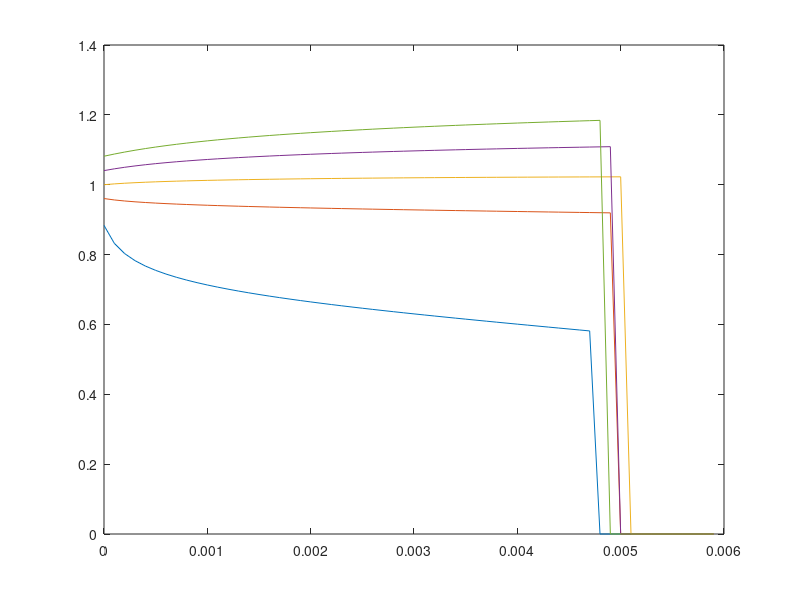

This figure's MATLAB source:
dX=2/100;
m=100;
X=zeros(m,1);
X(1)=dX;
for i=2:m
    X(i)=X(i-1)+dX;
end
dtau=0.0001;
n=(1/dtau);
sigma=zeros(m,n+1);
f=zeros(m,n+1);
g=zeros(m,n+1);
for i=1:m
sigma(i,1)=exp(-((X(i)-1)^2)/0.001);
end
for i=1:m
        g(i,1)=3*sigma(i,1)*X(i);
        f(i,1)=4*(X(i)^3)*sigma(i,1);
end
for j=1:n+1
    for i=j+1:m-j
        f(i,j+1)=f(i,j)+(dtau/(dX^2))*(g(i+1,j)-2*g(i,j)+g(i-1,j));
        sigma(i,j+1)=f(i,j+1)/(4*X(i)^3);
        g(i,j+1)=3*sigma(i,j+1)*X(i);
    end
end

clear m n X f g dX dtau

dX=2/100;
m=100;
dtau=0.0001;
n=(1/dtau);
X=zeros(m,n+1);
X(1,1)=dX;
for i=2:m
    X(i,1)=X(i-1,1)+dX;
end
f=zeros(m,n+1);
g=zeros(m,n+1);
for i=1:m
        g(i,1)=3*sigma(i,1)*X(i,1);
        f(i,1)=4*(X(i,1)^3)*sigma(i,1);
end

for j=1:n+1
    for i=1:m-j
        if f(i,j)<(10^-4)
            X(i,j+1)=0;
        else
        X(i,j+1)=X(i,j)-(dtau/dX)*(1/f(i,j))*(g(i+1,j)-g(i,j));
        f(i,j+1)=4*(X(i,j+1)^3)*sigma(i,j+1);
        g(i,j+1)=3*sigma(i,j+1)*X(i,j+1);
        end
    end
end

tau=zeros(1,n+1);
tau(1,1)=0;
for i=2:n+1
    tau(1,i)=tau(1,i-1)+dtau;
end
B1=find(X((sqrt(1.0)/dX),1:60)==2)

   plot(tau(1,1:60),X(round(sqrt(0.9)/dX),1:60).^2)
   hold on
  plot(tau(1,1:60),X(round(sqrt(0.95)/dX),1:60).^2)
   plot(tau(1,1:60),X(round(sqrt(1.0)/dX),1:60).^2)
   plot(tau(1,1:60),X(round(sqrt(1.05)/dX),1:60).^2)
   plot(tau(1,1:60),X(round(sqrt(1.1)/dX),1:60).^2)
   hold off   
